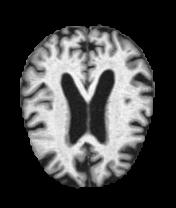
#> input picture Veri_Seti/OriginalDataset/MildDemented/27 (19).jpg, 176 x 208 px
$ python tek_goruntuyu_incele.py '../../Veri_Seti/OriginalDataset/MildDemented/27 (19).jpg'
#> lines starting #> are read from the running program, lines starting #| are printed output that depends on the picture; after the words box and inside, x2 and y2 are one past the last pixel; in counts of white or black regions, pixels touching at a corner belong together
### Görüntü_On_Isleme/goruntu_isleme_mri/io_araclari.py
"""
io_araclari.py
--------------
Dosya sisteminden görüntüleri bulma, okuma ve kaydetme ile ilgili yardımcı fonksiyonlar.
"""

import os
import random
from pathlib import Path

import numpy as np
from PIL import Image

from .ayarlar import (
    GIRDİ_KLASORU,
    CIKTI_KLASORU,
    GORUNTU_UZANTILARI,
    RASTGELE_TOHUM,
)


# [4 lines left out: function rastgele_tohum_ayarla, not called in this run]


def klasor_olustur_yoksa(klasor_yolu: str):
    """Verilen klasör yolu yoksa oluştur."""
    Path(klasor_yolu).mkdir(parents=True, exist_ok=True)


# [15 lines left out: function girdi_gorsellerini_listele, not called in this run]


def goruntu_oku_gri(path: str) -> np.ndarray:
    """
    Verilen dosya yolundaki görüntüyü oku ve gri tonlamaya çevir.
    Çıktı numpy dizisi (H, W) float32 [0, 255] aralığında olur.
    """
    img = Image.open(path).convert("L")  # 8-bit gri tonlama
    arr = np.array(img).astype(np.float32)
    return arr


# [28 lines left out: functions goruntu_kaydet, cikti_yolu_olustur, not called in this run]

### Görüntü_On_Isleme/goruntu_isleme_mri/on_isleme_adimlari.py
"""
on_isleme_adimlari.py
---------------------
Tek bir MRI görüntüsü üzerinde uygulanacak ön işleme adımlarını içerir:
- Arka plan tespiti
- Maske oluşturma ve kırpma
- Yoğunluk normalizasyonu
- Histogram eşitleme (isteğe bağlı)
- Yeniden boyutlandırma
"""

import numpy as np
import cv2
from skimage import exposure

from .ayarlar import (
    HEDEF_GENISLIK,
    HEDEF_YUKSEKLIK,
    KIRPMA_YUZDELERI,
    HISTOGRAM_ESITLEME_AKTIF,
    MASKE_KENAR_PAYI,
)
from .arka_plan_isleme import (
    arka_plan_tipi_belirle,
    ikili_maske_olustur,
    maske_sinir_kutusu_bul,
    maske_sinir_kutusunu_genislet,
)


def yogunluk_normalizasyonu(goruntu: np.ndarray, yuzdelikler=(1, 99)) -> np.ndarray:
    """
    MRI görüntüsünün yoğunluğunu normalize eder:
    - Belirtilen yüzdeliklere göre alt/üst kırpma (örn: %1 ve %99)
    - 0-255 aralığına yeniden ölçekleme

    Çıktı: uint8 [0, 255] şeklinde normalize edilmiş görüntü.
    """
    alt_yuzde, ust_yuzde = yuzdelikler
    flat = goruntu.flatten()
    alt_deger, ust_deger = np.percentile(flat, [alt_yuzde, ust_yuzde])

    goruntu_kirp = np.clip(goruntu, alt_deger, ust_deger)
    if ust_deger - alt_deger < 1e-6:
        norm = np.zeros_like(goruntu_kirp)
    else:
        norm = (goruntu_kirp - alt_deger) / (ust_deger - alt_deger)

    norm = (norm * 255.0).astype("uint8")
    return norm


def histogram_esitle(goruntu_uint8: np.ndarray) -> np.ndarray:
    """
    Adaptif histogram eşitleme (CLAHE benzeri) uygular.
    skimage.exposure.equalize_adapthist kullanır.

    Girdi: uint8 [0,255] görüntü
    Çıktı: uint8 [0,255] görüntü
    """
    # 0-1 aralığına getir
    goruntu_float = goruntu_uint8.astype("float32") / 255.0
    goruntu_eq = exposure.equalize_adapthist(goruntu_float, clip_limit=0.01)
    goruntu_eq_uint8 = (goruntu_eq * 255.0).clip(0, 255).astype("uint8")
    return goruntu_eq_uint8


def yeniden_boyutlandir(goruntu_uint8: np.ndarray, genislik: int = HEDEF_GENISLIK, yukseklik: int = HEDEF_YUKSEKLIK) -> np.ndarray:
    """
    Görüntüyü hedef boyuta yeniden boyutlandırır (bilineer interpolasyon).
    """
    hedef_boyut = (genislik, yukseklik)
    # cv2.resize boyut parametresi (width, height) sırasıyla alır
    yeniden = cv2.resize(goruntu_uint8, hedef_boyut, interpolation=cv2.INTER_LINEAR)
    return yeniden


def tek_goruntu_on_isle(goruntu_gri: np.ndarray):
    """
    Tek bir gri tonlamalı MRI görüntüsüne tüm ön işleme adımlarını uygular.
    Girdi: goruntu_gri - float32 [0,255] veya benzeri aralıkta 2B numpy dizisi

    Çıktı:
        on_islenmis_goruntu: uint8 [0,255], (HEDEF_YUKSEKLIK, HEDEF_GENISLIK)
        meta_bilgi: dict
    """
    orijinal_h, orijinal_w = goruntu_gri.shape

    # 1) Arka plan tipini belirle (bilgi amaçlı)
    arka_plan_tipi = arka_plan_tipi_belirle(goruntu_gri)

    # 2) Maske oluştur
    maske = ikili_maske_olustur(goruntu_gri)

    # 3) Maske sınır kutusunu bul ve kenar payı ile genişlet
    sinir_kutusu = maske_sinir_kutusu_bul(maske)
    sinir_kutusu_genis = maske_sinir_kutusunu_genislet(sinir_kutusu, goruntu_gri.shape, MASKE_KENAR_PAYI)

    if sinir_kutusu_genis is not None:
        y_min, y_max, x_min, x_max = sinir_kutusu_genis
        kirpilmis = goruntu_gri[y_min:y_max, x_min:x_max]
    else:
        # Maske boş ise görüntüyü kırpmadan kullan
        y_min, y_max, x_min, x_max = 0, orijinal_h, 0, orijinal_w
        kirpilmis = goruntu_gri

    # 4) Yoğunluk normalizasyonu
    norm = yogunluk_normalizasyonu(kirpilmis, yuzdelikler=KIRPMA_YUZDELERI)

    # 5) İsteğe bağlı histogram eşitleme
    if HISTOGRAM_ESITLEME_AKTIF:
        norm = histogram_esitle(norm)

    # 6) Hedef boyuta yeniden boyutlandırma
    yeniden = yeniden_boyutlandir(norm, HEDEF_GENISLIK, HEDEF_YUKSEKLIK)

    meta_bilgi = {
        "orijinal_genislik": int(orijinal_w),
        "orijinal_yukseklik": int(orijinal_h),
        "kirp_y_min": int(y_min),
        "kirp_y_max": int(y_max),
        "kirp_x_min": int(x_min),
        "kirp_x_max": int(x_max),
        "arka_plan_tipi": arka_plan_tipi,
    }

    return yeniden, meta_bilgi

### Görüntü_On_Isleme/goruntu_isleme_mri/arka_plan_isleme.py
"""
arka_plan_isleme.py
-------------------
Siyah veya gri arka plana sahip MRI görüntülerinden arka planı ayırma ve
ilgi bölgesinin (ROI) sınır kutusunu bulma işlemleri.
"""

import numpy as np
from skimage.filters import threshold_otsu


def arka_plan_tonu_tahmin_et(goruntu: np.ndarray) -> float:
    """
    Görüntünün kenar piksellerine bakarak arka planın ortalama tonunu tahmin eder.
    Kenarlar genelde arka plan olduğu için kenar şeridinin ortalaması iyi bir tahmin verir.
    """
    h, w = goruntu.shape
    kenar_kalinligi = max(1, min(h, w) // 20)  # görüntünün %5'i kadar kenar

    ust = goruntu[:kenar_kalinligi, :]
    alt = goruntu[-kenar_kalinligi:, :]
    sol = goruntu[:, :kenar_kalinligi]
    sag = goruntu[:, -kenar_kalinligi:]

    kenar_pikseller = np.concatenate([ust.flatten(), alt.flatten(), sol.flatten(), sag.flatten()])
    arka_plan_tonu = float(np.mean(kenar_pikseller))
    return arka_plan_tonu


def arka_plan_tipi_belirle(goruntu: np.ndarray) -> str:
    """
    Kenar bölgelerin ortalama tonuna göre arka planın "siyah", "gri" veya "diger" olduğunu kabaca sınıflandırır.
    """
    ton = arka_plan_tonu_tahmin_et(goruntu)
    if ton < 30:
        return "siyah"
    elif ton < 120:
        return "gri"
    else:
        return "diger"


def ikili_maske_olustur(goruntu: np.ndarray) -> np.ndarray:
    """
    Otsu eşiği kullanarak ikili maske oluşturur.
    MRI'larda genellikle ilgi bölgesi (vücut dokusu) arka plandan daha parlak olduğu için
    maske = goruntu > eşik şeklinde alınır.

    Eğer bazı görüntülerde durum ters ise (ilgi bölgesi arka plandan daha koyu),
    bu fonksiyonu projede kolayca değiştirip maske = goruntu < eşik şeklinde kullanabilirsin.
    """
    # Otsu eşiğini hesapla
    esik = threshold_otsu(goruntu)
    maske = goruntu > esik

    return maske.astype("uint8")


def maske_sinir_kutusu_bul(maske: np.ndarray):
    """
    Verilen ikili maskede (0/1) 1'lerin bulunduğu en küçük sınır kutusunu (bounding box) bulur.
    Çıktı: (y_min, y_max, x_min, x_max)
    Eğer maske tamamen boşsa None döner.
    """
    koordinatlar = np.argwhere(maske > 0)
    if koordinatlar.size == 0:
        return None

    y_min, x_min = koordinatlar.min(axis=0)
    y_max, x_max = koordinatlar.max(axis=0) + 1  # Python slicing için +1

    return int(y_min), int(y_max), int(x_min), int(x_max)


def maske_sinir_kutusunu_genislet(sinir_kutusu, goruntu_sekli, kenar_payi: int):
    """
    Bulunan sınır kutusunu (y_min, y_max, x_min, x_max) belirtilen kenar payı kadar genişlet.
    Görüntü boyutlarını aşmayacak şekilde kırpar.
    """
    if sinir_kutusu is None:
        return None

    y_min, y_max, x_min, x_max = sinir_kutusu
    h, w = goruntu_sekli

    y_min_genis = max(0, y_min - kenar_payi)
    y_max_genis = min(h, y_max + kenar_payi)
    x_min_genis = max(0, x_min - kenar_payi)
    x_max_genis = min(w, x_max + kenar_payi)

    return int(y_min_genis), int(y_max_genis), int(x_min_genis), int(x_max_genis)

### Görüntü_On_Isleme/scripts/tek_goruntuyu_incele.py
#!/usr/bin/env python
# -*- coding: utf-8 -*-

"""
tek_goruntuyu_incele.py
-----------------------
Tek bir görüntü üzerinde ön işleme adımlarının sonucunu hızlıca görmek için
kullanılan yardımcı script.

Kullanım:
    python scripts/tek_goruntuyu_incele.py veri/girdi/ornek.jpg
"""

import sys
from pathlib import Path

import matplotlib.pyplot as plt

from goruntu_isleme_mri.io_araclari import goruntu_oku_gri
from goruntu_isleme_mri.on_isleme_adimlari import tek_goruntu_on_isle


def ana(girdi_yolu: str):
    goruntu_gri = goruntu_oku_gri(girdi_yolu)
#> in goruntu_oku_gri, img is the input picture: PIL image 176x208 L; min 0, max 255, mean 70.2
    on_islenmis, meta = tek_goruntu_on_isle(goruntu_gri)
#> in arka_plan_tonu_tahmin_et, `kenar_pikseller = np.concatenate([ust.flatten(), alt.flatten(), sol.fl..`: kenar_pikseller = 6144 values from 0 to 0
#> in arka_plan_tonu_tahmin_et, `arka_plan_tonu = float(np.mean(kenar_pikseller))`: arka_plan_tonu = 0
#> in tek_goruntu_on_isle, `arka_plan_tipi = arka_plan_tipi_belirle(goruntu_gri)`: arka_plan_tipi = 'siyah'
#> in ikili_maske_olustur, `esik = threshold_otsu(goruntu)`: esik = 98.12
#> in ikili_maske_olustur, `maske = goruntu > esik`:
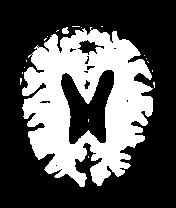
#> maske: shape (208, 176) bool; 33.6% white; 19 white regions (17 under 20 px), largest, box (x1, y1, x2, y2) and area: (22, 27, 153, 187) 12216, (62, 27, 69, 34) 37
#> in maske_sinir_kutusu_bul, `koordinatlar = np.argwhere(maske > 0)`: koordinatlar = 12309 pairs, first value 26 to 186, second value 20 to 154
#> in maske_sinir_kutusu_bul, `y_min, x_min = koordinatlar.min(axis=0)`: y_min = 26; x_min = 20
#> in maske_sinir_kutusu_bul, `y_max, x_max = koordinatlar.max(axis=0) + 1`: y_max = 187; x_max = 155
#> in tek_goruntu_on_isle, `sinir_kutusu = maske_sinir_kutusu_bul(maske)`: sinir_kutusu = (26, 187, 20, 155)
#> in maske_sinir_kutusunu_genislet, `y_min, y_max, x_min, x_max = sinir_kutusu`: y_min = 26; y_max = 187; x_min = 20; x_max = 155
#> in maske_sinir_kutusunu_genislet, `y_min_genis = max(0, y_min - kenar_payi)`: y_min_genis = 21
#> in maske_sinir_kutusunu_genislet, `y_max_genis = min(h, y_max + kenar_payi)`: y_max_genis = 192
#> in maske_sinir_kutusunu_genislet, `x_min_genis = max(0, x_min - kenar_payi)`: x_min_genis = 15
#> in maske_sinir_kutusunu_genislet, `x_max_genis = min(w, x_max + kenar_payi)`: x_max_genis = 160
#> in tek_goruntu_on_isle, `sinir_kutusu_genis = maske_sinir_kutusunu_genislet(sinir_kutusu, gorun..`: sinir_kutusu_genis = (21, 192, 15, 160)
#> in tek_goruntu_on_isle, `y_min, y_max, x_min, x_max = sinir_kutusu_genis`: y_min = 21; y_max = 192; x_min = 15; x_max = 160
#> in tek_goruntu_on_isle, `kirpilmis = goruntu_gri[y_min:y_max, x_min:x_max]`:
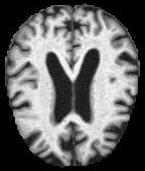
#> kirpilmis: shape (171, 145) float32; min 0, max 255, mean 103.6
#> in yogunluk_normalizasyonu, `alt_deger, ust_deger = np.percentile(flat, [alt_yuzde, ust_yuzde])`: alt_deger = 0; ust_deger = 239
#> in histogram_esitle, `goruntu_eq = exposure.equalize_adapthist(goruntu_float, clip_limit=0.01)`:
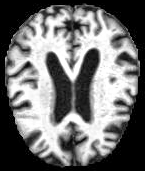
#> goruntu_eq: shape (171, 145) float32; min 0, max 1, mean 0.446
#> in yeniden_boyutlandir, `yeniden = cv2.resize(goruntu_uint8, hedef_boyut, interpolation=cv2.INT..`:
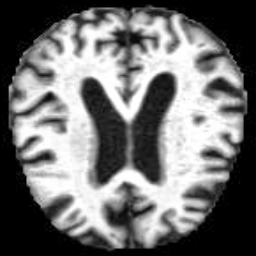
#> yeniden: shape (256, 256); min 0, max 255, mean 113.1
#> in tek_goruntu_on_isle, `meta_bilgi = { "orijinal_genislik": int(orijinal_w), "orijinal_yuksekl..`: meta_bilgi = {'orijinal_genislik': 176, 'orijinal_yukseklik': 208, 'kirp_y_min': 21, 'kirp_y_max': 192, 'kirp_x_min': 15, 'kirp_x_max': 160, 'arka_plan_tipi': 'siyah'}
#> meta has the same summary as meta_bilgi in tek_goruntu_on_isle

    print("[BILGI] Meta bilgi:")
    for k, v in meta.items():
        print(f"  {k}: {v}")
#> this loop made 7 passes
#> (k, v) on passes 1 to 7: ('orijinal_genislik', 176), ('orijinal_yukseklik', 208), ('kirp_y_min', 21), ('kirp_y_max', 192), ('kirp_x_min', 15), ('kirp_x_max', 160), ('arka_plan_tipi', 'siyah')
#|   orijinal_genislik: 176
#|   orijinal_yukseklik: 208
#|   kirp_y_min: 21
#|   kirp_y_max: 192
#|   kirp_x_min: 15
#|   kirp_x_max: 160
#|   arka_plan_tipi: siyah

    fig, eksenler = plt.subplots(1, 2, figsize=(8, 4))
    eksenler[0].imshow(goruntu_gri, cmap="gray")
    eksenler[0].set_title("Orijinal")
    eksenler[0].axis("off")

    eksenler[1].imshow(on_islenmis, cmap="gray")
    eksenler[1].set_title("Ön İşlenmiş")
    eksenler[1].axis("off")

    plt.tight_layout()
    plt.show()


if __name__ == "__main__":
    if len(sys.argv) < 2:
        print("Lütfen bir görüntü yolu verin. Örnek:")
        print("  python scripts/tek_goruntuyu_incele.py veri/girdi/ornek.jpg")
        sys.exit(1)

    girdi_yolu = sys.argv[1]
    if not Path(girdi_yolu).exists():
        print(f"Girdi yolu bulunamadı: {girdi_yolu}")
        sys.exit(1)

    ana(girdi_yolu)
